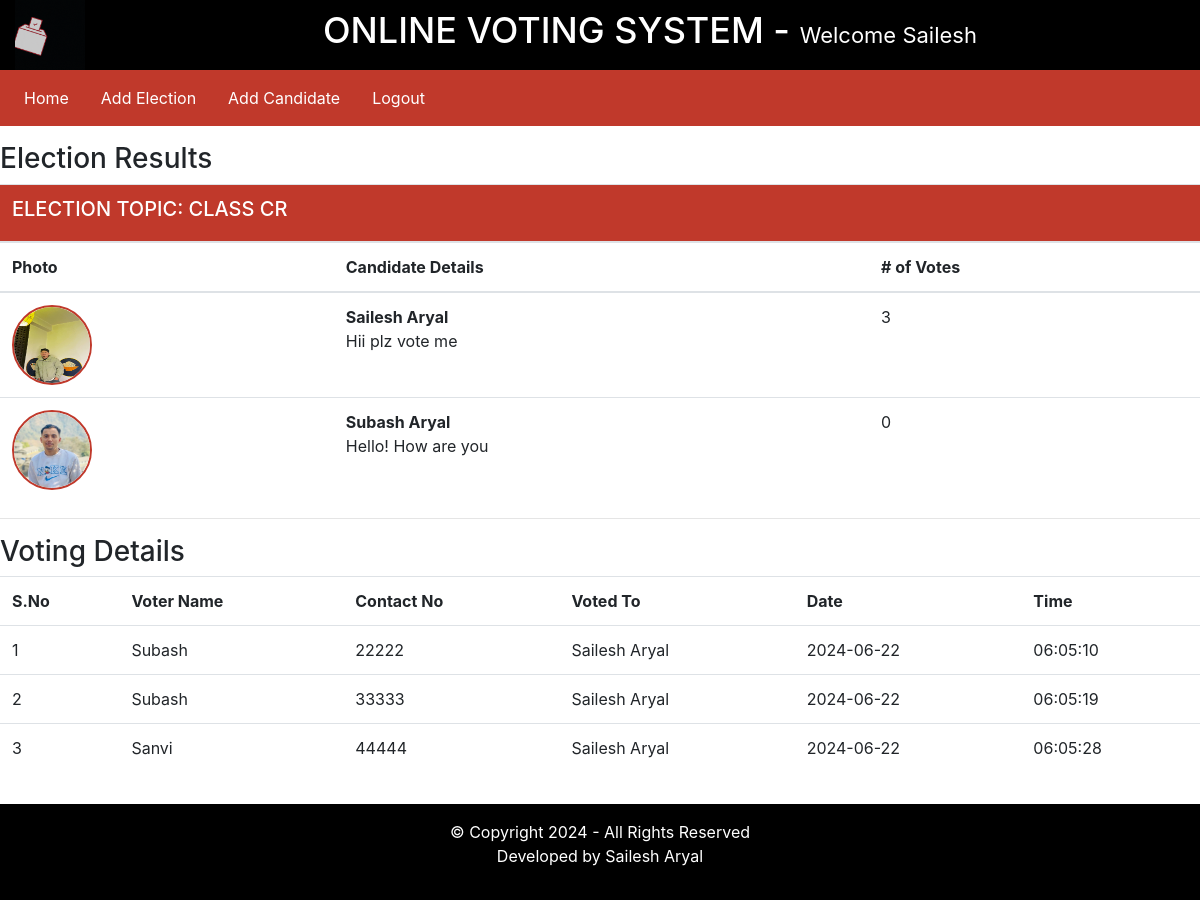
Page /admin/index.php?viewResult=19 (signed in) on the committed database.
### tables this page shows
CREATE TABLE `elections` (
  `id` int(11) NOT NULL,
  `election_topic` varchar(255) DEFAULT NULL,
  `no_of_candidates` int(11) DEFAULT NULL,
  `starting_date` date DEFAULT NULL,
  `ending_date` date DEFAULT NULL,
  `status` varchar(45) DEFAULT NULL,
  `inserted_by` varchar(255) DEFAULT NULL,
  `inserted_on` date DEFAULT NULL
);

CREATE TABLE `candidate_details` (
  `id` int(11) NOT NULL,
  `election_id` int(11) DEFAULT NULL,
  `candidate_name` varchar(255) DEFAULT NULL,
  `candidate_details` text DEFAULT NULL,
  `candidate_photo` text DEFAULT NULL,
  `inserted_by` varchar(255) DEFAULT NULL,
  `inserted_on` datetime DEFAULT NULL
);

CREATE TABLE `votings` (
  `id` int(11) NOT NULL,
  `election_id` int(11) DEFAULT NULL,
  `voters_id` int(11) DEFAULT NULL,
  `candidate_id` int(11) DEFAULT NULL,
  `vote_date` date DEFAULT NULL,
  `vote_time` time DEFAULT NULL
);

CREATE TABLE `users` (
  `id` int(11) NOT NULL,
  `username` varchar(255) DEFAULT NULL,
  `contact_no` varchar(45) DEFAULT NULL,
  `password` text DEFAULT NULL,
  `user_role` varchar(45) DEFAULT NULL
);

### admin/include/viewResults.php (the view, shortened to what this page needs)
<?php
    $election_id = $_GET['viewResult'];
?>
<div class="row my-3">
        <div class="col-12">
            <h3> Election Results </h3>
            <?php
                $fetchingActiveElections = mysqli_query($db, "SELECT * FROM elections WHERE id = '". $election_id ."'") or die(mysqli_error($db));
                $totalActiveElections = mysqli_num_rows($fetchingActiveElections);
                if($totalActiveElections > 0)
                {
                    while($data = mysqli_fetch_assoc($fetchingActiveElections))
                    {
                        $election_id = $data['id'];
                        $election_topic = $data['election_topic'];
                ?>
                        <table class="table">
                            <thead>
                                <tr>
                                    <th colspan="4" class="bg-red text-white"><h5> ELECTION TOPIC: <?php echo strtoupper($election_topic); ?></h5></th>
                                </tr>
                                <tr>
                                    <th> Photo </th>
                                    <th> Candidate Details </th>
                                    <th> # of Votes </th>
                                </tr>
                            </thead>
                            <tbody>
                            <?php
                                $fetchingCandidates = mysqli_query($db, "SELECT * FROM candidate_details WHERE election_id = '". $election_id ."'") or die(mysqli_error($db));
                                while($candidateData = mysqli_fetch_assoc($fetchingCandidates))
                                {
                                    $candidate_id = $candidateData['id'];
                                    $candidate_photo = $candidateData['candidate_photo'];
                                    $fetchingVotes = mysqli_query($db, "SELECT * FROM votings WHERE candidate_id = '". $candidate_id . "'") or die(mysqli_error($db));
                                    $totalVotes = mysqli_num_rows($fetchingVotes);
                            ?>
                                    <tr>
                                        <td> <img src="<?php echo $candidate_photo; ?>" class="candidate_photo"> </td>
                                        <td><?php echo "<b>" . $candidateData['candidate_name'] . "</b><br />" . $candidateData['candidate_details']; ?></td>
                                        <td><?php echo $totalVotes; ?></td>
                                    </tr>
                            <?php
                                }
                            ?>
                            </tbody>
                        </table>
                <?php
                    }
                }else {
                    echo "No any active election.";
                }
            ?>
            <hr>
            <h3>Voting Details</h3>
            <?php
                $fetchingVoteDetails = mysqli_query($db, "SELECT * FROM votings WHERE election_id = '". $election_id ."'");
                $number_of_votes = mysqli_num_rows($fetchingVoteDetails);
                if($number_of_votes > 0)
                {
                    $sno = 1;
            ?>
                    <table class="table">
                        <tr>
                            <th>S.No</th>
                            <th>Voter Name</th>
                            <th>Contact No</th>
                            <th>Voted To</th>
                            <th>Date </th>
                            <th>Time</th>
                        </tr>
            <?php
                    while($data = mysqli_fetch_assoc($fetchingVoteDetails))
                        {
                            $voters_id = $data['voters_id'];
                            $candidate_id = $data['candidate_id'];
                            $fetchingUsername = mysqli_query($db, "SELECT * FROM users WHERE id = '". $voters_id ."'") or die(mysqli_error($db));
                            $isDataAvailable = mysqli_num_rows($fetchingUsername);
                            $userData = mysqli_fetch_assoc($fetchingUsername);
                            if($isDataAvailable > 0)
                            {
                                $username = $userData['username'];
                                $contact_no = $userData['contact_no'];
                            }else {
                                $username = "No_Data";
                                $contact_no = $userData['contact_no'];
                            }
                            $fetchingCandidateName = mysqli_query($db, "SELECT * FROM candidate_details WHERE id = '". $candidate_id ."'") or die(mysqli_error($db));
                            $isDataAvailable = mysqli_num_rows($fetchingCandidateName);
                            $candidateData = mysqli_fetch_assoc($fetchingCandidateName);
                            if($isDataAvailable > 0)
                            {
                                $candidate_name = $candidateData['candidate_name'];
                            }else {
                                $candidate_name = "No_Data";
                            }
                ?>
                            <tr>
                                <td><?php echo $sno++; ?></td>
                                <td><?php echo $username; ?></td>
                                <td><?php echo $contact_no; ?></td>
                                <td><?php echo $candidate_name; ?></td>
                                <td><?php echo $data['vote_date']; ?></td>
                                <td><?php echo $data['vote_time']; ?></td>
                            </tr>
                <?php
                        }
                        echo "</table>";
                    }else {
                        echo "No any vote detail is available!";
                    }
                ?>
        </div>
    </div>

### admin/include/header.php (shortened to what this page needs)
<!DOCTYPE html>
<html lang="en">
<head>
    <link rel="stylesheet" href="../assets/css/bootstrap.min.css">
    <link rel="stylesheet" href="../assets/css/style.css">
</head>
<body>
    <div class="container-fluid">
        <div class="row bg-black text-white header">
            <div class="col-12 col-md-1 text-center my-2 my-md-0">
                <img src="../assets/images/logo.gif" width="80px"/>
            </div>
            <div class="col-12 col-md-11 my-auto text-center text-md-left">
                <h3>ONLINE VOTING SYSTEM - <small>Welcome <?php echo $_SESSION['username']; ?></small></h3>
            </div>
        </div>
    </div>
</body>
</html>

### admin/include/navigation.php (shortened to what this page needs)
<div class="row bg-red">
    <div class="col-12 bg-red">
    <nav class="navbar navbar-expand-lg navbar-light bg-red">
    <div class="collapse navbar-collapse" id="navbarSupportedContent">
        <ul class="navbar-nav mr-auto">
        <li class="nav-item">
            <a class="nav-link text-white mr-3" href="index.php?homepage=1">Home</a>
        </li>
        <li class="nav-item">
            <a class="nav-link text-white mr-3" href="index.php?addElectionPage=1">Add Election</a>
        </li>
        <li class="nav-item">
            <a class="nav-link text-white mr-3" href="index.php?addCandidatePage=1">Add Candidate</a>
        </li>
        <li class="nav-item">
            <a class="nav-link text-white mr-3" href="logout.php">Logout</a>
        </li>
         </ul>
    </div>
    </nav>
</div>
</div>

### admin/index.php
<?php
    require_once("include/header.php");
    require_once("include/navigation.php");
    if(isset($_GET['homepage']))
    {
        require_once("include/homepage.php");
    }else if(isset($_GET['addElectionPage']))
    {
        require_once("include/add_elections.php");
    }else if(isset($_GET['addCandidatePage']))
    {
        require_once("include/add_candidates.php");
    }else if(isset($_GET['viewResult']))
    {
        require_once("include/viewResults.php");
    }
?>
<?php
    require_once("include/footer.php");
?>

### admin/include/footer.php (shortened to what this page needs)
    <div class="row bg-black text-center text-white">
        <div class="col-12 my-3">
            <p> &copy; Copyright 2024 - All Rights Reserved  <br />
                Developed by Sailesh Aryal
            </p>
        </div>
    </div>
</body>
</html>

### assets/css/style.css (style rules this page uses)
.text-white { color: #fff; }
.bg-black { background-color: #000; }
.bg-red { background-color: #c0392b; }
.candidate_photo { width: 80px; height: 80px; border: 2px solid #c0392b; border-radius: 100%; }

### admin/include/header.php (style rules this page uses)
.header { display: flex; align-items: center; flex-wrap: wrap; }
.header img { max-width: 100%; height: auto; }
.header h3 { font-size: calc(1.5rem + 1vw); text-align: center; }
.header small { font-size: calc(1rem + 0.5vw); }

### rows in the picture
elections: election_topic "CLASS CR"
candidate_details: candidate_photo (picture), candidate_name "Sailesh Aryal", candidate_details "Hii plz vote me", totalVotes "3"
candidate_details: candidate_photo (picture), candidate_name "Subash Aryal", candidate_details "Hello! How are you", totalVotes "0"
votings: users.username "Subash", users.contact_no "22222", candidate_details.candidate_name "Sailesh Aryal", vote_date "2024-06-22", vote_time "06:05:10"
votings: users.username "Subash", users.contact_no "33333", candidate_details.candidate_name "Sailesh Aryal", vote_date "2024-06-22", vote_time "06:05:19"
votings: users.username "Sanvi", users.contact_no "44444", candidate_details.candidate_name "Sailesh Aryal", vote_date "2024-06-22", vote_time "06:05:28"

### other values in the picture
$_SESSION['username'] "Sailesh"
